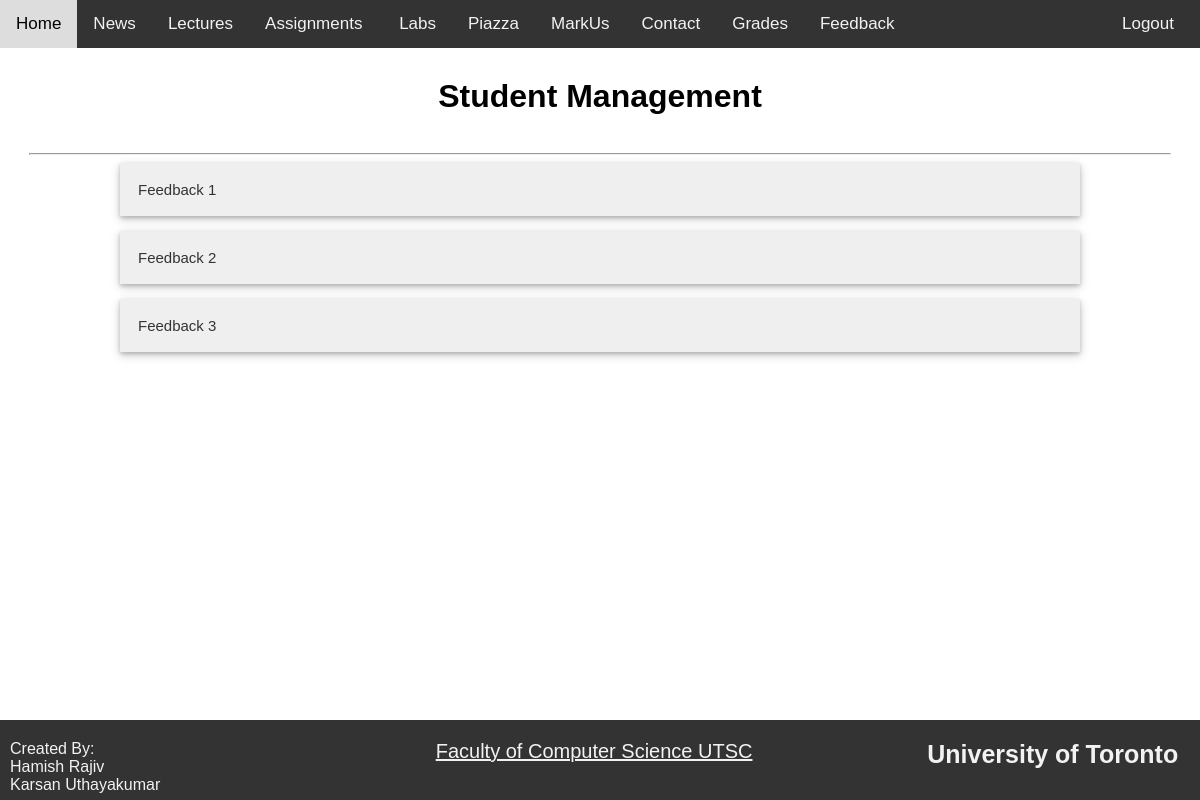
Before: /viewFeedback (signed in) with the older database file.
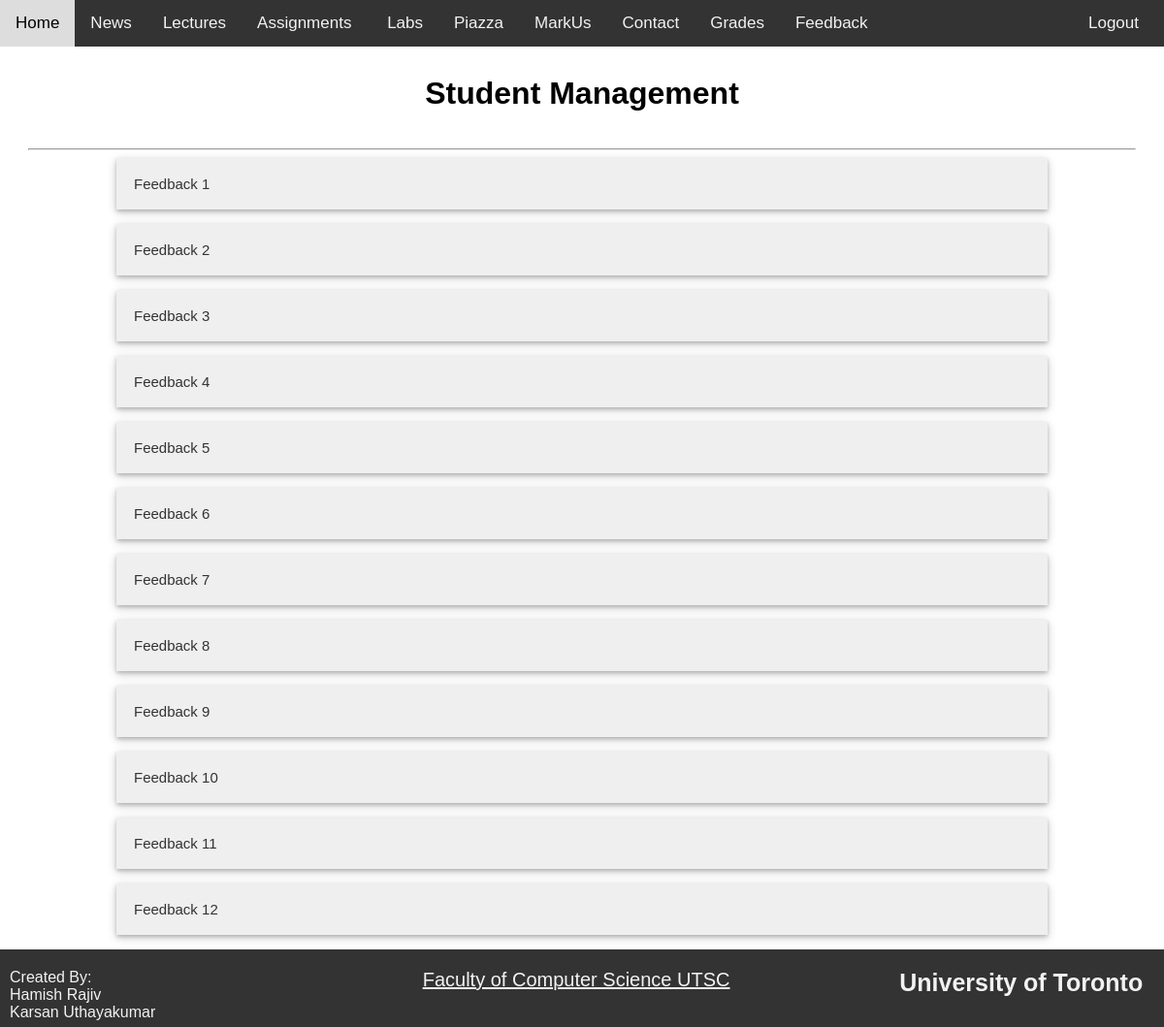
After: the same page with the newer database file.
### databaseSchema.py (models this page shows)
class Feedback(Base):
    __tablename__ = "feedback"
    id = Column(Integer, primary_key=True)
    instructorId = Column(Integer,  ForeignKey('instructor.id'))
    q1 = Column(String)
    q2 = Column(String)
    q3 = Column(String)
    q4 = Column(String)

### app.py (the view)
@app.route('/viewFeedback')
def viewFeedback():
    if session.get("logged_in") == False:
        return logout()
    feedback = s.query(Instructor).filter_by(username=session.get("userName")).first().feedbacks
    return render_template("viewFeedback.html", accType=session.get("accountType"), feedback=feedback)

### app.py (called while the page is built)
@app.teardown_request
def remove_session(ex=None):
    s.remove()

### templates/viewFeedback.html (shortened to what this page needs)
{% extends "layout.html" %}
{% block content %}
<div class="pageHeader">
    <h1> Student Management</h1>
</div>
<hr>
<div class="content">
    <div id="viewFeedback">
        {% for f in feedback %}
        <button type="button" class="collapsible">Feedback {{feedback.index(f)+1}}</button>
        {% endfor %}
    </div>
</div>
{% endblock %}

### templates/layout.html (shortened to what this page needs)
<!DOCTYPE html>
<html>
<head>
    <link rel='stylesheet' type='text/css' media='screen' href="{{ url_for('static', filename='nav.css') }}">
    <link rel='stylesheet' type='text/css' media='screen' href="{{ url_for('static', filename='container.css') }}">
    <link rel='stylesheet' type='text/css' media='screen' href="{{ url_for('static', filename='footer.css') }}">
</head>
<body>
    <div class="container">
        <div class="header">
            <div class="nav">
                <a href="home">Home</a>
                <a href="news"> News </a>
                <a href="lectures">Lectures</a>
                <a href="assignments">Assignments&nbsp;</a>
                <a href="labs">Labs</a>
                <a href="https://piazza.com/mail.utoronto.ca/winter2017/csb20/home">Piazza</a>
                <a href="https://markus-old.utsc.utoronto.ca/cscb20w19">MarkUs</a>
                <a href="contacts">Contact</a>
                {% if  accType == "student" %}
                <a href="viewGrades"> Grades</a>
                <a href="giveFeedback"> Feedback </a>
                {% else %}
                <a href="showMyStudents"> Manage Students</a>
                <a href="remarkRequests"> Remark Requests </a>
                <a href="viewFeedback"> View Feedback</a>
                {% endif %}
                <a id="logout" href="logout">Logout</a>
            </div>
        </div>
        {% block content %} {% endblock %}
    </div>
    <div class="footer">
        <div id="createdBy">
            <p> Created By:<p>
                    <p>Hamish Rajiv</p>
                    <p>Karsan Uthayakumar</p>
        </div>
        <div id="facultyLink">
            <a href="https://www.utsc.utoronto.ca/cms/faculty-of-computer-science">Faculty of Computer Science
                UTSC</a> </div>
        <div id="uoftName">
            <h2>University of Toronto<h2>
        </div>
    </div>
</body>
</html>

### static/nav.css (style rules this page uses)
.header { flex: none; }
.nav { margin:0; padding:0; width: 100vw; max-width:100%; overflow: hidden; background-color: #333; }
.nav a { float: left; color: #f2f2f2; text-align: center; padding: 14px 16px; text-decoration: none; font-size: 17px; }
#logout { float: right; margin-right: 10px;; }

### static/container.css (style rules this page uses)
html,body { height: 100%; margin: 0px; padding: 0px; font-family: Arial, Helvetica, sans-serif; overflow-x: hidden; }
body { margin: 0px; padding: 0px; background-color: #ffffff; color: #000000; }
.pageHeader h1 { margin: 30px 0; }
hr { width: 95%; }
.container { display: flex; flex-direction: column; flex-wrap: wrap; align-items: center; min-height: 100%; padding-bottom: 80px; -webkit-box-sizing: border-box; -moz-box-sizing: border-box; box-sizing: border-box; }
.content { width: 80%; font-size: 18px; line-height: 1.5 ; }
.collapsible { color: #333; box-shadow: 0 2px 4px 0 rgba(0, 0, 0, 0.2), 0 3px 10px 0 rgba(0, 0, 0, 0.19); text-align: center; cursor: pointer; padding: 18px; border: none; text-align: left; outline: none; font-size: 15px; width: 100%; margin-bottom: 15px; }

### static/footer.css (style rules this page uses)
.footer { background: #333; margin: 0px; opacity: 1; display: flex; flex-flow: row wrap; height: 50px; padding: 10px; padding-top: 20px; margin-top: -80px; clear:both; }
.footer div { margin: 0px; padding: 0px; width: 33%; }
.footer h2 { margin: 0px; padding: 0px; color: #f2f2f2; text-align: right; text-decoration: none; font-size: 25px; }
.footer p { margin: 0px; padding: 0px; color: #f2f2f2; }
.footer a { color: #f2f2f2; font-size: 20px; text-decoration: underline; text-align:center; display:block; }
#uoftName { text-align:right; display:block; }

Changed rows visible on the page:
added Feedback: feedback "4"
added Feedback: feedback "5"
added Feedback: feedback "6"
added Feedback: feedback "7"
added Feedback: feedback "8"
added Feedback: feedback "9"
added Feedback: feedback "10"
added Feedback: feedback "11"
added Feedback: feedback "12"
